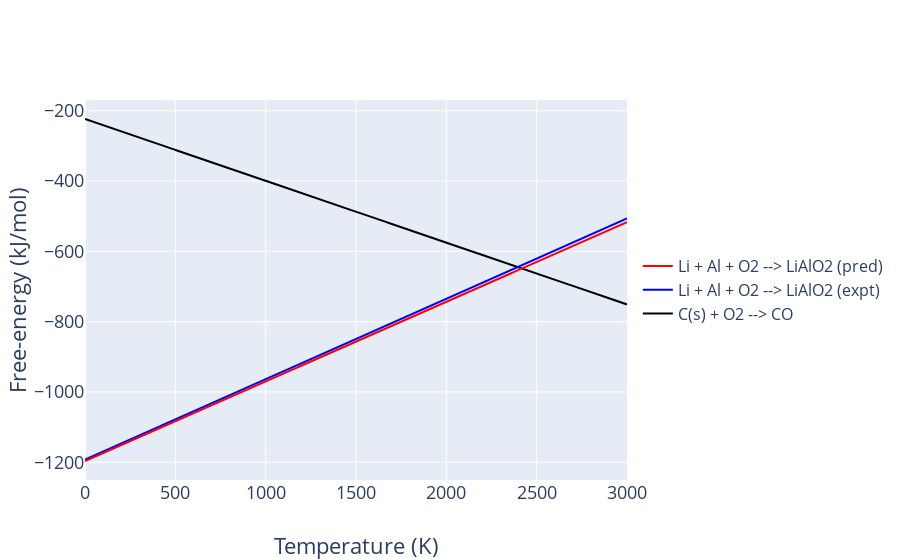

The notebook cell this image was saved under:
### Markdown cell above
## 3. Plot Ellingham diagram.

### Code cell
import plotly.graph_objects as go
import numpy as np

def get_dG0_CO_expt(T):
    dG0_CO_expt = -2.23623129e+02 -1.75809004e-01 * T  # Experimental free-energy of CO from the NIST-JANAF database. Malcolm W. Chase, Jr. NIST-JANAF Thermochemical Tables. Washington, DC : New York :American Chemical Society ; American Institute of Physics for the National Institute of Standards and Technology, 1998.
    return dG0_CO_expt

def get_dG0_LiAlO2_expt(T):
    dG0_LiAlO2_expt = -1.19217958e+03 + 2.28562409e-01 * T  # Experimental free-energy for LiAlO2.
    return dG0_LiAlO2_expt

T_range = np.arange(0, 3001, 1)  # Temperature range, from 0K to 3000K.

dG0_MO = []
dG0_CO = []
dG0_MO_expt = []

for i in T_range:
    dG0_CO.append(get_dG0_CO_expt(T=i))
    dG0_MO.append(ellingham.get_dG0(T=i))
    dG0_MO_expt.append(get_dG0_LiAlO2_expt(T=i))


# Plots.
fig = go.Figure()
fig.add_trace(go.Scatter(x=T_range, y=dG0_CO, name="C(s) + O2 --> CO", line=dict(color='black', width=2)))  # CO.
fig.add_trace(go.Scatter(x=T_range, y=dG0_MO_expt, name="Li + Al + O2 --> LiAlO2 (expt)", line=dict(color='blue', width=2)))  # MO.
fig.add_trace(go.Scatter(x=T_range, y=dG0_MO, name="Li + Al + O2 --> LiAlO2 (pred)", line=dict(color='red', width=2)))  # MO.


fig.update_layout(legend=dict(y=0.5, traceorder='reversed', font_size=16))  # Legend.

fig.update_layout(
    xaxis_title="Temperature (K)",
    yaxis_title="Free-energy (kJ/mol)",
    font=dict(
        size=18,
    )
)

fig.show()

### Figure 1 — Plotly figure (JSON) as saved in the notebook; plotly's stock layout.template omitted (floating-point values rounded to 4 significant figures; data arrays with more than 128 entries replaced by an {"elided": "..."} marker saying what was removed)
{"data": [{"line": {"color": "black", "width": 2}, "name": "C(s) + O2 --> CO", "type": "scatter", "x": {"elided": "3001 int values"}, "y": {"elided": "3001 float values"}}, {"line": {"color": "blue", "width": 2}, "name": "Li + Al + O2 --> LiAlO2 (expt)", "type": "scatter", "x": {"elided": "3001 int values"}, "y": {"elided": "3001 float values"}}, {"line": {"color": "red", "width": 2}, "name": "Li + Al + O2 --> LiAlO2 (pred)", "type": "scatter", "x": {"elided": "3001 int values"}, "y": {"elided": "3001 float values"}}], "layout": {"font": {"size": 18}, "legend": {"font": {"size": 16}, "traceorder": "reversed", "y": 0.5}, "xaxis": {"title": {"text": "Temperature (K)"}}, "yaxis": {"title": {"text": "Free-energy (kJ/mol)"}}}}
